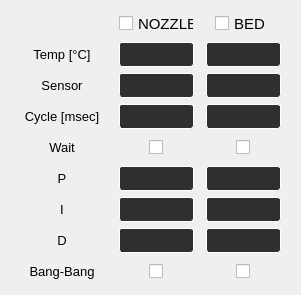
         <widget class="QFrame" name="frame_14">
          <property name="sizePolicy">
           <sizepolicy hsizetype="Minimum" vsizetype="Minimum">
            <horstretch>0</horstretch>
            <verstretch>0</verstretch>
           </sizepolicy>
          </property>
          <property name="minimumSize">
           <size>
            <width>301</width>
            <height>280</height>
           </size>
          </property>
          <property name="maximumSize">
           <size>
            <width>500</width>
            <height>660</height>
           </size>
          </property>
          <property name="styleSheet">
           <string notr="true"/>
          </property>
          <property name="frameShape">
           <enum>QFrame::NoFrame</enum>
          </property>
          <property name="frameShadow">
           <enum>QFrame::Raised</enum>
          </property>
          <layout class="QGridLayout" name="gridLayout_2">
           <item row="1" column="1">
            <widget class="QPlainTextEdit" name="b35">
             <property name="minimumSize">
              <size>
               <width>75</width>
               <height>25</height>
              </size>
             </property>
             <property name="maximumSize">
              <size>
               <width>75</width>
               <height>25</height>
              </size>
             </property>
             <property name="font">
              <font>
               <pointsize>9</pointsize>
              </font>
             </property>
             <property name="styleSheet">
              <string notr="true">QPlainTextEdit{
background-color: rgb(47, 47, 47);
color: rgb(255, 255, 255);
border-style: solid;
border-radius:3px;
border-width:1px; 
border-color:white;
}
QPlainTextEdit:hover{
border-color: rgb(85, 170, 255);
}
QPlainTextEdit:focus{
border-color: rgb(85, 170, 255);
}
QPlainTextEdit:disabled {
background-color: rgb(63, 63, 63);
color: rgb(0, 0, 0);
border-color:rgb(120, 120, 120)
}</string>
             </property>
             <property name="verticalScrollBarPolicy">
              <enum>Qt::ScrollBarAlwaysOff</enum>
             </property>
             <property name="horizontalScrollBarPolicy">
              <enum>Qt::ScrollBarAlwaysOff</enum>
             </property>
            </widget>
           </item>
           <item row="6" column="1">
            <widget class="QPlainTextEdit" name="b41">
             <property name="minimumSize">
              <size>
               <width>75</width>
               <height>25</height>
              </size>
             </property>
             <property name="maximumSize">
              <size>
               <width>75</width>
               <height>25</height>
              </size>
             </property>
             <property name="font">
              <font>
               <pointsize>9</pointsize>
              </font>
             </property>
             <property name="styleSheet">
              <string notr="true">QPlainTextEdit{
background-color: rgb(47, 47, 47);
color: rgb(255, 255, 255);
border-style: solid;
border-radius:3px;
border-width:1px; 
border-color:white;
}
QPlainTextEdit:hover{
border-color: rgb(85, 170, 255);
}
QPlainTextEdit:focus{
border-color: rgb(85, 170, 255);
}
QPlainTextEdit:disabled {
background-color: rgb(63, 63, 63);
color: rgb(0, 0, 0);
border-color:rgb(120, 120, 120)
}</string>
             </property>
             <property name="verticalScrollBarPolicy">
              <enum>Qt::ScrollBarAlwaysOff</enum>
             </property>
             <property name="horizontalScrollBarPolicy">
              <enum>Qt::ScrollBarAlwaysOff</enum>
             </property>
            </widget>
           </item>
           <item row="6" column="2">
            <widget class="QPlainTextEdit" name="b42">
             <property name="minimumSize">
              <size>
               <width>75</width>
               <height>25</height>
              </size>
             </property>
             <property name="maximumSize">
              <size>
               <width>75</width>
               <height>25</height>
              </size>
             </property>
             <property name="font">
              <font>
               <pointsize>9</pointsize>
              </font>
             </property>
             <property name="styleSheet">
              <string notr="true">QPlainTextEdit{
background-color: rgb(47, 47, 47);
color: rgb(255, 255, 255);
border-style: solid;
border-radius:3px;
border-width:1px; 
border-color:white;
}
QPlainTextEdit:hover{
border-color: rgb(85, 170, 255);
}
QPlainTextEdit:focus{
border-color: rgb(85, 170, 255);
}
QPlainTextEdit:disabled {
background-color: rgb(63, 63, 63);
color: rgb(0, 0, 0);
border-color:rgb(120, 120, 120)
}</string>
             </property>
             <property name="verticalScrollBarPolicy">
              <enum>Qt::ScrollBarAlwaysOff</enum>
             </property>
             <property name="horizontalScrollBarPolicy">
              <enum>Qt::ScrollBarAlwaysOff</enum>
             </property>
            </widget>
           </item>
           <item row="7" column="0">
            <widget class="QLabel" name="l25_2">
             <property name="minimumSize">
              <size>
               <width>90</width>
               <height>20</height>
              </size>
             </property>
             <property name="maximumSize">
              <size>
               <width>90</width>
               <height>20</height>
              </size>
             </property>
             <property name="font">
              <font>
               <pointsize>10</pointsize>
              </font>
             </property>
             <property name="text">
              <string>I</string>
             </property>
             <property name="alignment">
              <set>Qt::AlignCenter</set>
             </property>
            </widget>
           </item>
           <item row="4" column="0">
            <widget class="QLabel" name="l22_2">
             <property name="minimumSize">
              <size>
               <width>90</width>
               <height>20</height>
              </size>
             </property>
             <property name="maximumSize">
              <size>
               <width>90</width>
               <height>20</height>
              </size>
             </property>
             <property name="font">
              <font>
               <pointsize>10</pointsize>
              </font>
             </property>
             <property name="text">
              <string>Wait</string>
             </property>
             <property name="alignment">
              <set>Qt::AlignCenter</set>
             </property>
            </widget>
           </item>
           <item row="4" column="1" alignment="Qt::AlignHCenter">
            <widget class="QCheckBox" name="c24">
             <property name="minimumSize">
              <size>
               <width>15</width>
               <height>25</height>
              </size>
             </property>
             <property name="maximumSize">
              <size>
               <width>15</width>
               <height>25</height>
              </size>
             </property>
             <property name="text">
              <string/>
             </property>
            </widget>
           </item>
           <item row="7" column="2">
            <widget class="QPlainTextEdit" name="b44">
             <property name="minimumSize">
              <size>
               <width>75</width>
               <height>25</height>
              </size>
             </property>
             <property name="maximumSize">
              <size>
               <width>75</width>
               <height>25</height>
              </size>
             </property>
             <property name="font">
              <font>
               <pointsize>9</pointsize>
              </font>
             </property>
             <property name="styleSheet">
              <string notr="true">QPlainTextEdit{
background-color: rgb(47, 47, 47);
color: rgb(255, 255, 255);
border-style: solid;
border-radius:3px;
border-width:1px; 
border-color:white;
}
QPlainTextEdit:hover{
border-color: rgb(85, 170, 255);
}
QPlainTextEdit:focus{
border-color: rgb(85, 170, 255);
}
QPlainTextEdit:disabled {
background-color: rgb(63, 63, 63);
color: rgb(0, 0, 0);
border-color:rgb(120, 120, 120)
}</string>
             </property>
             <property name="verticalScrollBarPolicy">
              <enum>Qt::ScrollBarAlwaysOff</enum>
             </property>
             <property name="horizontalScrollBarPolicy">
              <enum>Qt::ScrollBarAlwaysOff</enum>
             </property>
            </widget>
           </item>
           <item row="6" column="0">
            <widget class="QLabel" name="l24_2">
             <property name="minimumSize">
              <size>
               <width>90</width>
               <height>20</height>
              </size>
             </property>
             <property name="maximumSize">
              <size>
               <width>90</width>
               <height>20</height>
              </size>
             </property>
             <property name="font">
              <font>
               <pointsize>10</pointsize>
              </font>
             </property>
             <property name="text">
              <string>P</string>
             </property>
             <property name="alignment">
              <set>Qt::AlignCenter</set>
             </property>
            </widget>
           </item>
           <item row="4" column="2" alignment="Qt::AlignHCenter">
            <widget class="QCheckBox" name="c25">
             <property name="minimumSize">
              <size>
               <width>15</width>
               <height>25</height>
              </size>
             </property>
             <property name="maximumSize">
              <size>
               <width>15</width>
               <height>25</height>
              </size>
             </property>
             <property name="text">
              <string/>
             </property>
            </widget>
           </item>
           <item row="8" column="2">
            <widget class="QPlainTextEdit" name="b46">
             <property name="minimumSize">
              <size>
               <width>75</width>
               <height>25</height>
              </size>
             </property>
             <property name="maximumSize">
              <size>
               <width>75</width>
               <height>25</height>
              </size>
             </property>
             <property name="font">
              <font>
               <pointsize>9</pointsize>
              </font>
             </property>
             <property name="styleSheet">
              <string notr="true">QPlainTextEdit{
background-color: rgb(47, 47, 47);
color: rgb(255, 255, 255);
border-style: solid;
border-radius:3px;
border-width:1px; 
border-color:white;
}
QPlainTextEdit:hover{
border-color: rgb(85, 170, 255);
}
QPlainTextEdit:focus{
border-color: rgb(85, 170, 255);
}
QPlainTextEdit:disabled {
background-color: rgb(63, 63, 63);
color: rgb(0, 0, 0);
border-color:rgb(120, 120, 120)
}</string>
             </property>
             <property name="verticalScrollBarPolicy">
              <enum>Qt::ScrollBarAlwaysOff</enum>
             </property>
             <property name="horizontalScrollBarPolicy">
              <enum>Qt::ScrollBarAlwaysOff</enum>
             </property>
            </widget>
           </item>
           <item row="8" column="1">
            <widget class="QPlainTextEdit" name="b45">
             <property name="minimumSize">
              <size>
               <width>75</width>
               <height>25</height>
              </size>
             </property>
             <property name="maximumSize">
              <size>
               <width>75</width>
               <height>25</height>
              </size>
             </property>
             <property name="font">
              <font>
               <pointsize>9</pointsize>
              </font>
             </property>
             <property name="styleSheet">
              <string notr="true">QPlainTextEdit{
background-color: rgb(47, 47, 47);
color: rgb(255, 255, 255);
border-style: solid;
border-radius:3px;
border-width:1px; 
border-color:white;
}
QPlainTextEdit:hover{
border-color: rgb(85, 170, 255);
}
QPlainTextEdit:focus{
border-color: rgb(85, 170, 255);
}
QPlainTextEdit:disabled {
background-color: rgb(63, 63, 63);
color: rgb(0, 0, 0);
border-color:rgb(120, 120, 120)
}</string>
             </property>
             <property name="verticalScrollBarPolicy">
              <enum>Qt::ScrollBarAlwaysOff</enum>
             </property>
             <property name="horizontalScrollBarPolicy">
              <enum>Qt::ScrollBarAlwaysOff</enum>
             </property>
            </widget>
           </item>
           <item row="1" column="0">
            <widget class="QLabel" name="l19_4">
             <property name="minimumSize">
              <size>
               <width>90</width>
               <height>20</height>
              </size>
             </property>
             <property name="maximumSize">
              <size>
               <width>90</width>
               <height>20</height>
              </size>
             </property>
             <property name="font">
              <font>
               <pointsize>10</pointsize>
              </font>
             </property>
             <property name="text">
              <string>Temp [°C]</string>
             </property>
             <property name="alignment">
              <set>Qt::AlignCenter</set>
             </property>
            </widget>
           </item>
           <item row="1" column="2">
            <widget class="QPlainTextEdit" name="b36">
             <property name="minimumSize">
              <size>
               <width>75</width>
               <height>25</height>
              </size>
             </property>
             <property name="maximumSize">
              <size>
               <width>75</width>
               <height>25</height>
              </size>
             </property>
             <property name="font">
              <font>
               <pointsize>9</pointsize>
              </font>
             </property>
             <property name="styleSheet">
              <string notr="true">QPlainTextEdit{
background-color: rgb(47, 47, 47);
color: rgb(255, 255, 255);
border-style: solid;
border-radius:3px;
border-width:1px; 
border-color:white;
}
QPlainTextEdit:hover{
border-color: rgb(85, 170, 255);
}
QPlainTextEdit:focus{
border-color: rgb(85, 170, 255);
}
QPlainTextEdit:disabled {
background-color: rgb(63, 63, 63);
color: rgb(0, 0, 0);
border-color:rgb(120, 120, 120)
}</string>
             </property>
             <property name="verticalScrollBarPolicy">
              <enum>Qt::ScrollBarAlwaysOff</enum>
             </property>
             <property name="horizontalScrollBarPolicy">
              <enum>Qt::ScrollBarAlwaysOff</enum>
             </property>
            </widget>
           </item>
           <item row="3" column="1">
            <widget class="QPlainTextEdit" name="b39">
             <property name="minimumSize">
              <size>
               <width>75</width>
               <height>25</height>
              </size>
             </property>
             <property name="maximumSize">
              <size>
               <width>75</width>
               <height>25</height>
              </size>
             </property>
             <property name="font">
              <font>
               <pointsize>9</pointsize>
              </font>
             </property>
             <property name="styleSheet">
              <string notr="true">QPlainTextEdit{
background-color: rgb(47, 47, 47);
color: rgb(255, 255, 255);
border-style: solid;
border-radius:3px;
border-width:1px; 
border-color:white;
}
QPlainTextEdit:hover{
border-color: rgb(85, 170, 255);
}
QPlainTextEdit:focus{
border-color: rgb(85, 170, 255);
}
QPlainTextEdit:disabled {
background-color: rgb(63, 63, 63);
color: rgb(0, 0, 0);
border-color:rgb(120, 120, 120)
}</string>
             </property>
             <property name="verticalScrollBarPolicy">
              <enum>Qt::ScrollBarAlwaysOff</enum>
             </property>
             <property name="horizontalScrollBarPolicy">
              <enum>Qt::ScrollBarAlwaysOff</enum>
             </property>
            </widget>
           </item>
           <item row="0" column="1" alignment="Qt::AlignHCenter">
            <widget class="QCheckBox" name="c22">
             <property name="minimumSize">
              <size>
               <width>75</width>
               <height>25</height>
              </size>
             </property>
             <property name="maximumSize">
              <size>
               <width>75</width>
               <height>25</height>
              </size>
             </property>
             <property name="font">
              <font>
               <pointsize>11</pointsize>
              </font>
             </property>
             <property name="text">
              <string>NOZZLE</string>
             </property>
            </widget>
           </item>
           <item row="0" column="2" alignment="Qt::AlignHCenter">
            <widget class="QCheckBox" name="c23">
             <property name="minimumSize">
              <size>
               <width>50</width>
               <height>25</height>
              </size>
             </property>
             <property name="maximumSize">
              <size>
               <width>75</width>
               <height>25</height>
              </size>
             </property>
             <property name="font">
              <font>
               <pointsize>11</pointsize>
              </font>
             </property>
             <property name="text">
              <string>BED</string>
             </property>
            </widget>
           </item>
           <item row="2" column="1">
            <widget class="QPlainTextEdit" name="b37">
             <property name="minimumSize">
              <size>
               <width>75</width>
               <height>25</height>
              </size>
             </property>
             <property name="maximumSize">
              <size>
               <width>75</width>
               <height>25</height>
              </size>
             </property>
             <property name="font">
              <font>
               <pointsize>9</pointsize>
              </font>
             </property>
             <property name="styleSheet">
              <string notr="true">QPlainTextEdit{
background-color: rgb(47, 47, 47);
color: rgb(255, 255, 255);
border-style: solid;
border-radius:3px;
border-width:1px; 
border-color:white;
}
QPlainTextEdit:hover{
border-color: rgb(85, 170, 255);
}
QPlainTextEdit:focus{
border-color: rgb(85, 170, 255);
}
QPlainTextEdit:disabled {
background-color: rgb(63, 63, 63);
color: rgb(0, 0, 0);
border-color:rgb(120, 120, 120)
}</string>
             </property>
             <property name="verticalScrollBarPolicy">
              <enum>Qt::ScrollBarAlwaysOff</enum>
             </property>
             <property name="horizontalScrollBarPolicy">
              <enum>Qt::ScrollBarAlwaysOff</enum>
             </property>
            </widget>
           </item>
           <item row="3" column="0">
            <widget class="QLabel" name="l21_2">
             <property name="minimumSize">
              <size>
               <width>90</width>
               <height>20</height>
              </size>
             </property>
             <property name="maximumSize">
              <size>
               <width>90</width>
               <height>20</height>
              </size>
             </property>
             <property name="font">
              <font>
               <pointsize>10</pointsize>
              </font>
             </property>
             <property name="text">
              <string>Cycle [msec]</string>
             </property>
             <property name="alignment">
              <set>Qt::AlignCenter</set>
             </property>
            </widget>
           </item>
           <item row="8" column="0">
            <widget class="QLabel" name="l26_2">
             <property name="minimumSize">
              <size>
               <width>90</width>
               <height>20</height>
              </size>
             </property>
             <property name="maximumSize">
              <size>
               <width>90</width>
               <height>20</height>
              </size>
             </property>
             <property name="font">
              <font>
               <pointsize>10</pointsize>
              </font>
             </property>
             <property name="text">
              <string>D</string>
             </property>
             <property name="alignment">
              <set>Qt::AlignCenter</set>
             </property>
            </widget>
           </item>
           <item row="2" column="2">
            <widget class="QPlainTextEdit" name="b38">
             <property name="minimumSize">
              <size>
               <width>75</width>
               <height>25</height>
              </size>
             </property>
             <property name="maximumSize">
              <size>
               <width>75</width>
               <height>25</height>
              </size>
             </property>
             <property name="font">
              <font>
               <pointsize>9</pointsize>
              </font>
             </property>
             <property name="styleSheet">
              <string notr="true">QPlainTextEdit{
background-color: rgb(47, 47, 47);
color: rgb(255, 255, 255);
border-style: solid;
border-radius:3px;
border-width:1px; 
border-color:white;
}
QPlainTextEdit:hover{
border-color: rgb(85, 170, 255);
}
QPlainTextEdit:focus{
border-color: rgb(85, 170, 255);
}
QPlainTextEdit:disabled {
background-color: rgb(63, 63, 63);
color: rgb(0, 0, 0);
border-color:rgb(120, 120, 120)
}</string>
             </property>
             <property name="verticalScrollBarPolicy">
              <enum>Qt::ScrollBarAlwaysOff</enum>
             </property>
             <property name="horizontalScrollBarPolicy">
              <enum>Qt::ScrollBarAlwaysOff</enum>
             </property>
            </widget>
           </item>
           <item row="7" column="1">
            <widget class="QPlainTextEdit" name="b43">
             <property name="minimumSize">
              <size>
               <width>75</width>
               <height>25</height>
              </size>
             </property>
             <property name="maximumSize">
              <size>
               <width>75</width>
               <height>25</height>
              </size>
             </property>
             <property name="font">
              <font>
               <pointsize>9</pointsize>
              </font>
             </property>
             <property name="styleSheet">
              <string notr="true">QPlainTextEdit{
background-color: rgb(47, 47, 47);
color: rgb(255, 255, 255);
border-style: solid;
border-radius:3px;
border-width:1px; 
border-color:white;
}
QPlainTextEdit:hover{
border-color: rgb(85, 170, 255);
}
QPlainTextEdit:focus{
border-color: rgb(85, 170, 255);
}
QPlainTextEdit:disabled {
background-color: rgb(63, 63, 63);
color: rgb(0, 0, 0);
border-color:rgb(120, 120, 120)
}</string>
             </property>
             <property name="verticalScrollBarPolicy">
              <enum>Qt::ScrollBarAlwaysOff</enum>
             </property>
             <property name="horizontalScrollBarPolicy">
              <enum>Qt::ScrollBarAlwaysOff</enum>
             </property>
            </widget>
           </item>
           <item row="3" column="2">
            <widget class="QPlainTextEdit" name="b40">
             <property name="minimumSize">
              <size>
               <width>75</width>
               <height>25</height>
              </size>
             </property>
             <property name="maximumSize">
              <size>
               <width>75</width>
               <height>25</height>
              </size>
             </property>
             <property name="font">
              <font>
               <pointsize>9</pointsize>
              </font>
             </property>
             <property name="styleSheet">
              <string notr="true">QPlainTextEdit{
background-color: rgb(47, 47, 47);
color: rgb(255, 255, 255);
border-style: solid;
border-radius:3px;
border-width:1px; 
border-color:white;
}
QPlainTextEdit:hover{
border-color: rgb(85, 170, 255);
}
QPlainTextEdit:focus{
border-color: rgb(85, 170, 255);
}
QPlainTextEdit:disabled {
background-color: rgb(63, 63, 63);
color: rgb(0, 0, 0);
border-color:rgb(120, 120, 120)
}</string>
             </property>
             <property name="verticalScrollBarPolicy">
              <enum>Qt::ScrollBarAlwaysOff</enum>
             </property>
             <property name="horizontalScrollBarPolicy">
              <enum>Qt::ScrollBarAlwaysOff</enum>
             </property>
            </widget>
           </item>
           <item row="9" column="1" alignment="Qt::AlignHCenter">
            <widget class="QCheckBox" name="c26">
             <property name="minimumSize">
              <size>
               <width>15</width>
               <height>25</height>
              </size>
             </property>
             <property name="maximumSize">
              <size>
               <width>15</width>
               <height>25</height>
              </size>
             </property>
             <property name="text">
              <string/>
             </property>
            </widget>
           </item>
           <item row="9" column="0">
            <widget class="QLabel" name="l23_2">
             <property name="minimumSize">
              <size>
               <width>90</width>
               <height>20</height>
              </size>
             </property>
             <property name="maximumSize">
              <size>
               <width>90</width>
               <height>20</height>
              </size>
             </property>
             <property name="font">
              <font>
               <pointsize>10</pointsize>
              </font>
             </property>
             <property name="text">
              <string>Bang-Bang</string>
             </property>
             <property name="alignment">
              <set>Qt::AlignCenter</set>
             </property>
            </widget>
           </item>
           <item row="9" column="2" alignment="Qt::AlignHCenter">
            <widget class="QCheckBox" name="c27">
             <property name="minimumSize">
              <size>
               <width>15</width>
               <height>25</height>
              </size>
             </property>
             <property name="maximumSize">
              <size>
               <width>15</width>
               <height>25</height>
              </size>
             </property>
             <property name="text">
              <string/>
             </property>
            </widget>
           </item>
           <item row="2" column="0">
            <widget class="QLabel" name="l20_2">
             <property name="minimumSize">
              <size>
               <width>90</width>
               <height>20</height>
              </size>
             </property>
             <property name="maximumSize">
              <size>
               <width>90</width>
               <height>20</height>
              </size>
             </property>
             <property name="font">
              <font>
               <pointsize>10</pointsize>
              </font>
             </property>
             <property name="text">
              <string>Sensor</string>
             </property>
             <property name="alignment">
              <set>Qt::AlignCenter</set>
             </property>
            </widget>
           </item>
          </layout>
         </widget>
